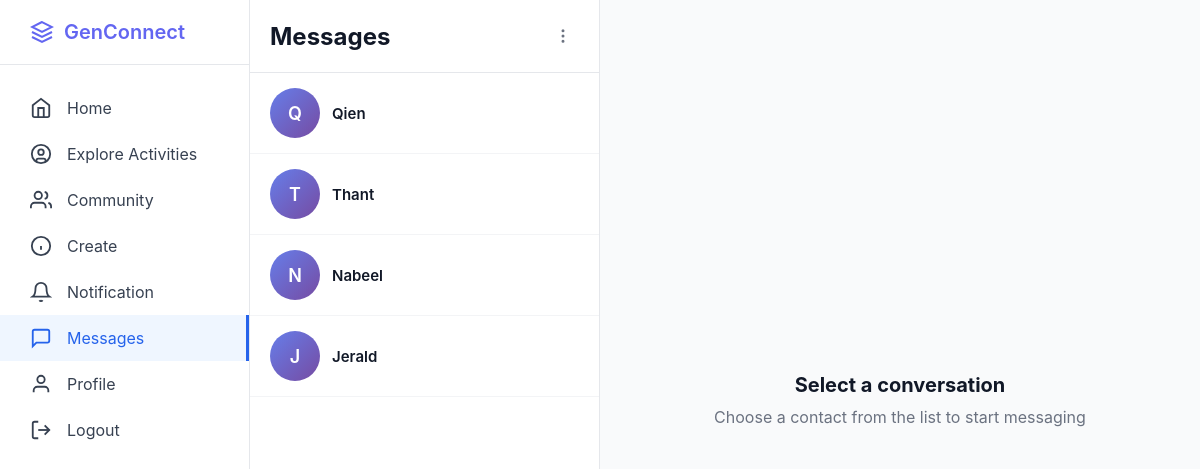
/messages (signed in), run on an earlier commit of the app's database.
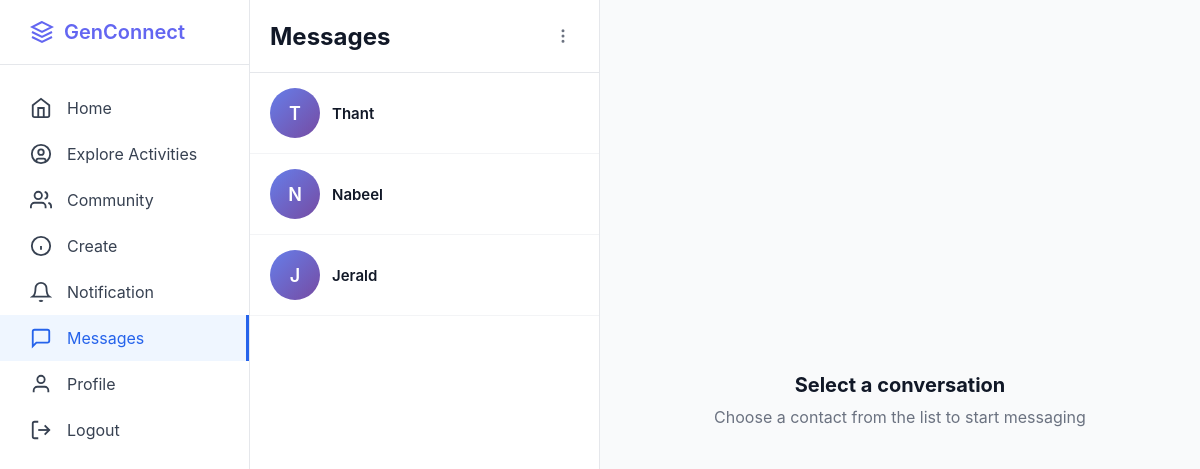
And on a later commit of the database.
### app.py (models this page shows, shortened)
class User(db.Model):
    __tablename__ = 'users'
    id = db.Column(db.Integer, primary_key=True)
    username = db.Column(db.String(80), unique=True, nullable=False)
    email = db.Column(db.String(120), unique=True, nullable=False)
    password_hash = db.Column(db.String(255), nullable=False)
    bio = db.Column(db.Text, nullable=True)
    interests = db.Column(db.String(255), nullable=True)
    profile_picture = db.Column(db.String(255), default='default.jpg')
    banner_image = db.Column(db.String(255), default='default_banner.jpg')
    member_type = db.Column(db.String(50), default='Youth Member')
    created_at = db.Column(db.DateTime, default=datetime.utcnow)
    posts = db.relationship('Post', backref='author', lazy=True, cascade='all, delete-orphan')
    comments = db.relationship('Comment', backref='author', lazy=True, cascade='all, delete-orphan')
    likes = db.relationship('Like', backref='user', lazy=True, cascade='all, delete-orphan')
    followers = db.relationship(
        'Follow',
        foreign_keys='Follow.followed_id',
        backref='followed_user',
        lazy='dynamic',
        cascade='all, delete-orphan'
    )
    following = db.relationship(
        'Follow',
        foreign_keys='Follow.follower_id',
        backref='follower_user',
        lazy='dynamic',
        cascade='all, delete-orphan'
    )
    community_memberships = db.relationship('CommunityMember', backref='user', lazy=True, cascade='all, delete-orphan')
    sent_messages = db.relationship(
        'Message',
        foreign_keys='Message.sender_id',
        backref='sender',
        lazy='dynamic',
        cascade='all, delete-orphan'
    )
    received_messages = db.relationship(
        'Message',
        foreign_keys='Message.receiver_id',
        backref='receiver',
        lazy='dynamic',
        cascade='all, delete-orphan'
    )
    contacts_initiated = db.relationship(
        'Contact',
        foreign_keys='Contact.user_id',
        backref='user',
        lazy='dynamic',
        cascade='all, delete-orphan'
    )
    contacts_received = db.relationship(
        'Contact',
        foreign_keys='Contact.contact_user_id',
        backref='contact_user',
        lazy='dynamic',
        cascade='all, delete-orphan'
    )
    def get_contacts(self):
        contacts = Contact.query.filter(
            or_(
                and_(Contact.user_id == self.id, Contact.status == 'accepted'),
                and_(Contact.contact_user_id == self.id, Contact.status == 'accepted')
            )
        ).all()
        contact_users = []
        for contact in contacts:
            if contact.user_id == self.id:
                contact_users.append(contact.contact_user)
            else:
                contact_users.append(contact.user)
        return contact_users

### app.py (the view)
@app.route('/messages')
def messages():
    if 'user_id' not in session:
        return redirect(url_for('login'))
    current_user = User.query.get_or_404(session['user_id'])
    contacts = current_user.get_contacts()
    conversations = []
    for contact in contacts:
        last_message = Message.query.filter(
            or_(
                and_(Message.sender_id == current_user.id, Message.receiver_id == contact.id),
                and_(Message.sender_id == contact.id, Message.receiver_id == current_user.id)
            )
        ).order_by(Message.created_at.desc()).first()
        unread_count = Message.query.filter_by(
            sender_id=contact.id,
            receiver_id=current_user.id,
            is_read=False
        ).count()
        conversations.append({
            'contact': contact,
            'last_message': last_message,
            'unread_count': unread_count
        })
    conversations.sort(key=lambda x: x['last_message'].created_at if x['last_message'] else datetime.min, reverse=True)
    return render_template('messages.html', conversations=conversations, current_user=current_user)

### templates/messages.html (shortened to what this page needs)
<!DOCTYPE html>
<html lang="en">
<head>
</head>
<body>
<div class="container">
    <aside class="sidebar">
        <div class="sidebar-logo">
            <a href="/" class="logo">
            <svg viewBox="0 0 24 24" fill="none" stroke="currentColor" stroke-width="2" style="width: 24px; height: 24px;">
                <path d="M12 2L2 7l10 5 10-5-10-5z"/>
                <path d="M2 17l10 5 10-5"/>
                <path d="M2 12l10 5 10-5"/>
            </svg>
                            <span>GenConnect</span>
            </a>
        </div>
        <ul class="sidebar-nav">
            <li>
                <a href="/home">
                    <svg viewBox="0 0 24 24" fill="none" stroke="currentColor" stroke-width="2" style="width: 22px; height: 22px;">
                        <path d="m3 9 9-7 9 7v11a2 2 0 0 1-2 2H5a2 2 0 0 1-2-2z"/>
                        <polyline points="9 22 9 12 15 12 15 22"/>
                    </svg>
                    <span>Home</span>
                </a>
            </li>
            <li>
                <a href="#">
                    <svg viewBox="0 0 24 24" fill="none" stroke="currentColor" stroke-width="2" style="width: 22px; height: 22px;">
                        <circle cx="12" cy="12" r="10"/>
                        <circle cx="12" cy="10" r="3"/>
                        <path d="M7 20.662V19a2 2 0 0 1 2-2h6a2 2 0 0 1 2 2v1.662"/>
                    </svg>
                    <span>Explore Activities</span>
                </a>
            </li>
            <li>
                <a href="#">
                    <svg viewBox="0 0 24 24" fill="none" stroke="currentColor" stroke-width="2" style="width: 22px; height: 22px;">
                        <path d="M17 21v-2a4 4 0 0 0-4-4H5a4 4 0 0 0-4 4v2"/>
                        <circle cx="9" cy="7" r="4"/>
                        <path d="M23 21v-2a4 4 0 0 0-3-3.87"/>
                        <path d="M16 3.13a4 4 0 0 1 0 7.75"/>
                    </svg>
                    <span>Community</span>
                </a>
            </li>
            <li>
                <a href="#">
                    <svg viewBox="0 0 24 24" fill="none" stroke="currentColor" stroke-width="2" style="width: 22px; height: 22px;">
                        <circle cx="12" cy="12" r="10"/>
                        <line x1="12" y1="16" x2="12" y2="12"/>
                        <line x1="12" y1="8" x2="12.01" y2="8"/>
                    </svg>
                    <span>Create</span>
                </a>
            </li>
            <li>
                <a href="#">
                    <svg viewBox="0 0 24 24" fill="none" stroke="currentColor" stroke-width="2" style="width: 22px; height: 22px;">
                        <path d="M18 8A6 6 0 0 0 6 8c0 7-3 9-3 9h18s-3-2-3-9"/>
                        <path d="M13.73 21a2 2 0 0 1-3.46 0"/>
                    </svg>
                    <span>Notification</span>
                </a>
            </li>
            <li>
                <a href="/messages" class="active">
                    <svg viewBox="0 0 24 24" fill="none" stroke="currentColor" stroke-width="2" style="width: 22px; height: 22px;">
                        <path d="M21 15a2 2 0 0 1-2 2H7l-4 4V5a2 2 0 0 1 2-2h14a2 2 0 0 1 2 2z"/>
                    </svg>
                    <span>Messages</span>
                </a>
            </li>
            <li>
                <a href="/profile">
                    <svg viewBox="0 0 24 24" fill="none" stroke="currentColor" stroke-width="2" style="width: 22px; height: 22px;">
                        <path d="M20 21v-2a4 4 0 0 0-4-4H8a4 4 0 0 0-4 4v2"/>
                        <circle cx="12" cy="7" r="4"/>
                    </svg>
                    <span>Profile</span>
                </a>
            </li>
            <li>
                <a href="/logout">
                    <svg viewBox="0 0 24 24" fill="none" stroke="currentColor" stroke-width="2" style="width: 22px; height: 22px;">
                        <path d="M9 21H5a2 2 0 0 1-2-2V5a2 2 0 0 1 2-2h4"/>
                        <polyline points="16 17 21 12 16 7"/>
                        <line x1="21" y1="12" x2="9" y2="12"/>
                    </svg>
                    <span>Logout</span>
                </a>
            </li>
        </ul>
    </aside>
    <div class="messages-container">
        <div class="conversations-sidebar">
            <div class="conversations-header">
                <h2>Messages</h2>
                <div class="header-icon" id="conversationMenuBtn" title="More Options">
                    <svg width="18" height="18" viewBox="0 0 24 24" fill="none" stroke="currentColor" stroke-width="2">
                        <circle cx="12" cy="12" r="1"/>
                        <circle cx="12" cy="5" r="1"/>
                        <circle cx="12" cy="19" r="1"/>
                    </svg>
                </div>
            </div>
            <div class="conversations-list">
                {% if conversations %}
                    {% for conv in conversations %}
                    <a href="/messages/{{ conv.contact.id }}" class="conversation-item">
                        <div class="conversation-avatar">
                            {{ conv.contact.username[0].upper() }}
                        </div>
                        <div class="conversation-info">
                            <div class="conversation-name">{{ conv.contact.username }}</div>
                        </div>
                    </a>
                    {% endfor %}
                {% else %}
                    <div style="padding: 20px; text-align: center; color: #9ca3af;">
                        No contacts yet. Add a contact to start messaging!
                    </div>
                {% endif %}
            </div>
        </div>
        <div class="empty-state">
            <h3>Select a conversation</h3>
            <p>Choose a contact from the list to start messaging</p>
        </div>
    </div>
</div>
</body>
</html>

### templates/messages.html (style rules this page uses)
* { margin: 0; padding: 0; box-sizing: border-box; }
body { font-family: -apple-system, BlinkMacSystemFont, 'Segoe UI', Roboto, sans-serif; background-color: #f5f5f5; }
.container { display: flex; height: 100vh; }
.sidebar { position: fixed; left: 0; top: 0; width: 250px; height: 100vh; background-color: white; border-right: 1px solid #e5e7eb; padding: 20px 0; }
.sidebar-logo { padding: 0 30px 20px; border-bottom: 1px solid #e5e7eb; margin-bottom: 20px; }
.logo { display: flex; align-items: center; gap: 10px; font-size: 20px; font-weight: 600; color: #6366f1; text-decoration: none; }
.logo svg { width: 24px; height: 24px; }
.sidebar-nav { list-style: none; }
.sidebar-nav a { display: flex; align-items: center; gap: 15px; padding: 12px 30px; text-decoration: none; color: #374151; transition: background-color 0.2s; }
.sidebar-nav a.active { background-color: #eff6ff; color: #2563eb; border-right: 3px solid #2563eb; }
.sidebar-nav svg { width: 22px; height: 22px; }
.messages-container { margin-left: 250px; flex: 1; display: flex; background-color: #f9fafb; }
.conversations-sidebar { width: 350px; background: white; border-right: 1px solid #e5e7eb; }
.conversations-header { padding: 20px; border-bottom: 1px solid #e5e7eb; display: flex; justify-content: space-between; align-items: center; }
.conversations-header h2 { font-size: 24px; font-weight: 700; color: #111827; }
.header-icon { width: 32px; height: 32px; border-radius: 50%; display: flex; align-items: center; justify-content: center; cursor: pointer; transition: background-color 0.2s; color: #6b7280; }
.conversations-sidebar { position: relative; }
.conversations-list { overflow-y: auto; }
.conversation-item { display: flex; align-items: center; gap: 12px; padding: 15px 20px; border-bottom: 1px solid #f3f4f6; cursor: pointer; transition: background-color 0.2s; text-decoration: none; color: inherit; }
.conversation-avatar { width: 50px; height: 50px; border-radius: 50%; background: linear-gradient(135deg, #667eea 0%, #764ba2 100%); display: flex; align-items: center; justify-content: center; color: white; font-weight: 600; font-size: 18px; }
.conversation-info { flex: 1; }
.conversation-name { font-weight: 600; color: #111827; font-size: 15px; }
.empty-state { flex: 1; display: flex; flex-direction: column; align-items: center; justify-content: center; padding: 40px; text-align: center; }
.empty-state h3 { font-size: 20px; color: #111827; margin-bottom: 10px; }
.empty-state p { color: #6b7280; }

What changed in the data, as far as the page shows it:
no longer on this page (row edited): User: contact "Q", contact.username "Qien"
